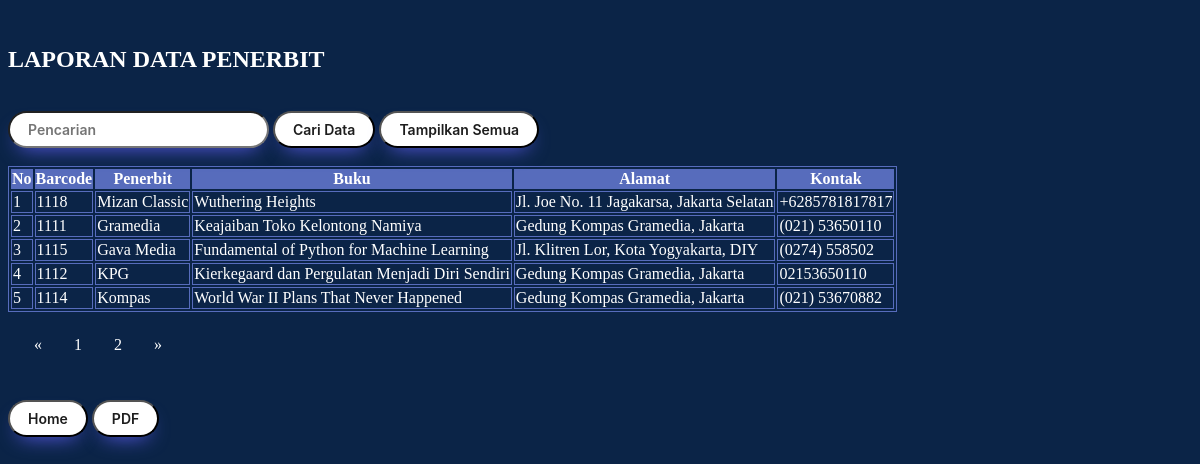
Page /lihat_penerbit.php on the committed database.
### tables this page shows
CREATE TABLE `penerbit` (
  `No` int(15) NOT NULL AUTO_INCREMENT,
  `Barcode` varchar(15) NOT NULL,
  `Penerbit` text NOT NULL,
  `Buku` text NOT NULL,
  `Alamat` text NOT NULL,
  `Telepon` varchar(15) NOT NULL DEFAULT '',
  PRIMARY KEY (`No`),
  KEY `Barcode` (`Barcode`),
  CONSTRAINT `Barcode` FOREIGN KEY (`Barcode`) REFERENCES `buku` (`Barcode`) ON DELETE CASCADE ON UPDATE CASCADE
);

### lihat_penerbit.php (the view, shortened to what this page needs)
<!DOCTYPE html>
<html>
	<head>
	</head>
<body>
<br>
<?php
require_once'koneksi.php';
$no = 1;
?>
<?php
	$batas = 5;
	$halaman = isset($_GET['halaman'])?(int)$_GET['halaman'] : 1;
	$halaman_awal = ($halaman>1) ? ($halaman * $batas) - $batas : 0;
	$previous = $halaman - 1;
	$next = $halaman + 1;
	$data = mysqli_query($db,"select * from penerbit");
	$jumlah_data = mysqli_num_rows($data);
	$total_halaman = ceil($jumlah_data / $batas);
	$data_buku = mysqli_query($db,"select * from penerbit limit $halaman_awal, $batas");
?>
<h2><font color="white">LAPORAN DATA PENERBIT</font></h2>
<br>
	<form method="post">
		<input type="text" name="nt" placeholder="Pencarian">
		<input type="submit" name="submit" value="Cari Data">
		<input type="button" onclick="location.href='lihat_penerbit.php';" value="Tampilkan Semua"
	<form>
<br/>
<br/>
	<div class = "container">
	<table class="table table-bordered">
		<thead class="thead-dark">
			<tr>
				<th>No</th>
				<th>Barcode</th>
				<th>Penerbit</th>
				<th>Buku</th>
				<th>Alamat</th>
				<th>Kontak</th>
			</tr>
		</thead>
		<tbody>
				<?php
			if (isset($_POST['submit'])) {
			$cari = $_POST['nt'];
			$query2 = "SELECT * FROM penerbit WHERE barcode LIKE '%$cari%' OR penerbit LIKE '%$cari%' OR buku LIKE '%$cari%' OR alamat LIKE '%$cari%' OR telepon LIKE '%$cari%'";
			$sql = mysqli_query($db, $query2);
			$jumlah_hasil = mysqli_num_rows($sql);
				if ($jumlah_hasil > 0) {
					while ($r = mysqli_fetch_array($sql)) {
					?>
						<script language="JavaScript">
							alert('Data ditemukan!');
						</script>
						<tr>
							<td><?php echo $no++ ?></td>
							<td><?php echo $r['Barcode']; ?></td>
							<td><?php echo $r['Penerbit']; ?></td>
							<td><?php echo $r['Buku']; ?></td>
							<td><?php echo $r['Alamat']; ?></td>
							<td><?php echo $r['Telepon']; ?></td>
						</tr>
					<?php
					}
				} else {
					?>
						<script language="JavaScript">
							alert('Data tidak ditemukan!');
						</script>
					<?php
				}
		} else {
				while ($d = mysqli_fetch_array($data_buku)) {
					?>
					<tr>
						<td><?php echo $d['No']; ?></td>
						<td><?php echo $d['Barcode']; ?></td>
						<td><?php echo $d['Penerbit']; ?></td>
						<td><?php echo $d['Buku']; ?></td>
						<td><?php echo $d['Alamat']; ?></td>
						<td><?php echo $d['Telepon']; ?></td>
					</tr>
					<?php
				}
			}
			?>
	</tbody>
	</table>
	<nav>
			<ul class="pagination justify-content-center">
					<a class="page-link" <?php if($halaman > 1){ echo "href='?halaman=$previous'"; } ?>>&laquo;</a>
				<?php
				for($x=1;$x<=$total_halaman;$x++){
					?>
					<a class="page-link" href="?halaman=<?php echo $x ?>"><?php echo $x; ?></a>
					<?php
				}
				?>
					<a  class="page-link" <?php if($halaman < $total_halaman) { echo "href='?halaman=$next'"; } ?>>&raquo</a>
			</ul>
		</nav>
</div>
	<br>
	<tr height="46">
			<td>
				<input type="button" onclick="location.href='home.php';" value="Home"
			</td>
			<td>
				<input type = "button" onclick="location.href='laporan-penerbit.php';" value = "PDF"
			</td>
		</tr>
</body>
</html>

### lihat_penerbit.php (style rules this page uses)
body { background-color: #0B2447; }
table,tr,td { color: #FFFFFF; border: 1px solid; border-color:#576CBC; }
thead { background-color: #576CBC; }
input { background: #FFFFFF; border-radius: 999px; box-shadow: #5E5DF0 0 10px 20px -10px; box-sizing: border-box; color: #1d1d1d; font-family: Inter,Helvetica; font-size: 14px; font-weight: 600; padding: 8px 18px; }
.pagination { display: inline-block; padding:0px 10px; }
.pagination a { color: #FFFFFF; float: left; padding: 8px 16px; text-decoration: none; }
a { text-decoration: none; color: white; }

### rows in the picture
penerbit: No "1", Barcode "1118", Penerbit "Mizan Classic", Buku "Wuthering Heights", Alamat "Jl. Joe No. 11 Jagakarsa, Jakarta Selatan", Telepon "+6285781817817"
penerbit: No "2", Barcode "1111", Penerbit "Gramedia", Buku "Keajaiban Toko Kelontong Namiya", Alamat "Gedung Kompas Gramedia, Jakarta", Telepon "(021) 53650110"
penerbit: No "3", Barcode "1115", Penerbit "Gava Media", Buku "Fundamental of Python for Machine Learning", Alamat "Jl. Klitren Lor, Kota Yogyakarta, DIY", Telepon "(0274) 558502"
penerbit: No "4", Barcode "1112", Penerbit "KPG", Buku "Kierkegaard dan Pergulatan Menjadi Diri Sendiri", Alamat "Gedung Kompas Gramedia, Jakarta", Telepon "02153650110"
penerbit: No "5", Barcode "1114", Penerbit "Kompas", Buku "World War II Plans That Never Happened", Alamat "Gedung Kompas Gramedia, Jakarta", Telepon "(021) 53670882"
